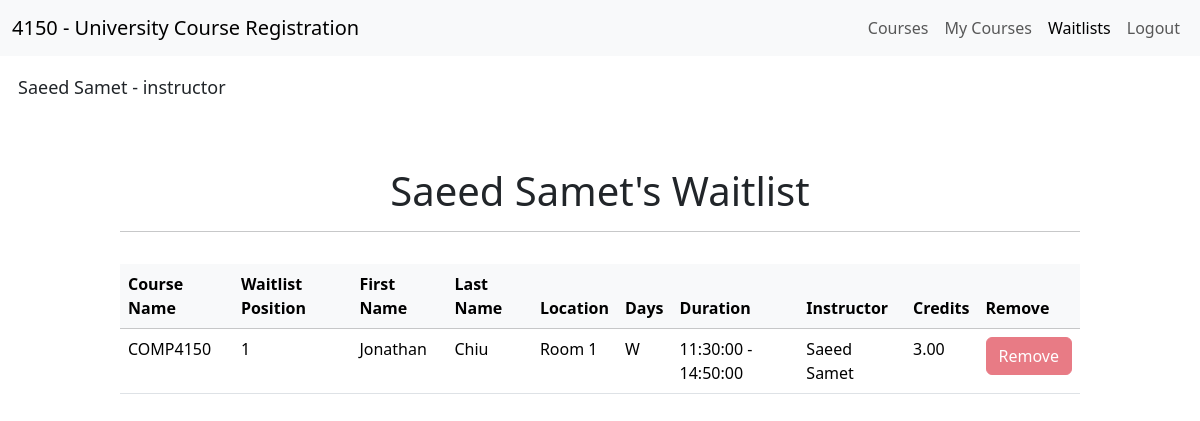
/waitlists.php (signed in), run on the app's committed database.
### tables this page shows
CREATE TABLE Courses (
    course_id INT PRIMARY KEY AUTO_INCREMENT,
    course_description VARCHAR(255) NOT NULL,
    course_name VARCHAR(100) NOT NULL UNIQUE,
    credits DECIMAL(3,2) NOT NULL CHECK(credits <= 3.00)
);

CREATE TABLE Users(
    user_id INT PRIMARY KEY AUTO_INCREMENT,
    first_name VARCHAR(20) NOT NULL,
    last_name VARCHAR(20) NOT NULL,
    `password` VARCHAR(255) NOT NULL,
    email VARCHAR(60) NOT NULL UNIQUE,
    role VARCHAR(15) NOT NULL
);

CREATE TABLE Sections(
    section_id INT PRIMARY KEY AUTO_INCREMENT,
    instructor_id INT,
    course_id INT NOT NULL,
    location VARCHAR(100) NOT NULL,
    semester VARCHAR(10) NOT NULL,
    capacity INT NOT NULL,
    start_time TIME NOT NULL,
    end_time TIME NOT NULL,
    days VARCHAR(3) NOT NULL,
    FOREIGN KEY (instructor_id) REFERENCES Instructors(instructor_id) ON DELETE SET NULL,
    FOREIGN KEY (course_id) REFERENCES Courses(course_id) ON DELETE CASCADE
);

### waitlists.php (the view, shortened to what this page needs)
<?php
  require_once("./db.php");
?>
<?php
    $user_id = $_SESSION['user_id'];
    if($_SESSION['role'] == 'student'){
        $stmt = "CALL GetWaitlistForStudentID($user_id);";
        $result = $conn->query($stmt);
    }
    else if($_SESSION['role'] == 'instructor'){
        $stmt = "CALL GetWaitlistForInstructorID($user_id);";
        $result = $conn->query($stmt);
    }
    else if($_SESSION['role'] == 'administrator'){
        $stmt = "CALL GetWaitlistForEveryone();";
        $result = $conn->query($stmt);
    }
?>
<!DOCTYPE html>
<html lang="en">
<head>
  <link href="https://cdn.jsdelivr.net/npm/bootstrap@5.3.8/dist/css/bootstrap.min.css" rel="stylesheet">
  <link rel="stylesheet" href="./css/mycourses.css">
</head>
<body>
  <?php require_once('./templates/header.php'); ?>
    <div class="name-container">
    <?php echo "<p>" . $_SESSION['first_name'] . " " . $_SESSION["last_name"] . " - " . $_SESSION['role'] . "</p>";?>
  </div>
  <div class="wrapper-container">
    <div class="title-container">
      <?php echo "<h1>" . $_SESSION['first_name'] . " " . $_SESSION['last_name'] . "'s " . " Waitlist";?>
      <hr>
    </div>
    <div class="table-container">
    <table class="table table-hover" id="classTable">
      <thead class="table-light">
        <tr>
          <th scope="col">Course Name</th>
          <th scope="col">Waitlist Position</th>
          <?php if ($_SESSION['role'] == 'instructor' || $_SESSION['role'] == 'administrator'): ?>
            <th scope="col">First Name</th>
            <th scope="col">Last Name</th>
          <?php endif; ?>
          <th scope="col">Location</th>
          <th scope="col">Days</th>
          <th scope="col">Duration</th>
          <th scope="col">Instructor</th>
          <th scope="col">Credits</th>
          <th scope="col">Remove</th>
        </tr>
      </thead>
      <tbody>
        <?php if ($result->num_rows > 0): ?>
          <?php while ($row = $result->fetch_assoc()): ?>
              <tr>
                <td><?php echo $row['course_name']; ?></td>
                <td><?php echo $row['position']; ?></td>
                <?php if ($_SESSION['role'] == 'instructor' || $_SESSION['role'] == 'administrator'): ?>
                <td><?php echo $row['first_name']; ?></td>
                <td><?php echo $row['last_name']; ?></td>
                <?php endif; ?>
                <td><?php echo $row['location']; ?></td>
                <td><?php echo $row['days']; ?></td>
                <td><?php echo $row['duration']; ?></td>
                <td><?php echo $row['instructor_name']; ?></td>
                <td><?php echo $row['credits']; ?></td>
                <td><form action="waitlists.php" method="post">
                  <button type="submit" class="btn btn-danger" <?php if($_SESSION['role'] == 'instructor' ){echo "disabled";}?>>Remove</button>
                </form></td>
              </tr>
          <?php endwhile; ?>
        <?php else: ?>
          <tr>
              <td colspan="9" class="text-center text-danger">No class sections found.</td>
          </tr>
      <?php endif; ?>
      </tbody>
    </table>
  </div>
</div>
</body>

### css/mycourses.css (style rules this page uses)
.name-container { margin: 1em; font-size: large; }
.wrapper-container { display: flex; flex-direction: column; align-items: center; }
.title-container { width: 80%; margin-top: 3em; margin-bottom: 1em; text-align: center; }
.table-container { width: 80%; }

### data on the page
courses: course_name "COMP4150", position "1", users.first_name "Jonathan", users.last_name "Chiu", sections.location "Room 1", sections.days "W", duration "11:30:00 - 14:50:00", instructor_name "Saeed Samet", credits "3.00"

### other printed values
$_SESSION['first_name'] "Saeed"
$_SESSION["last_name"] "Samet"
$_SESSION['role'] "instructor"
$_SESSION['last_name'] "Samet"
